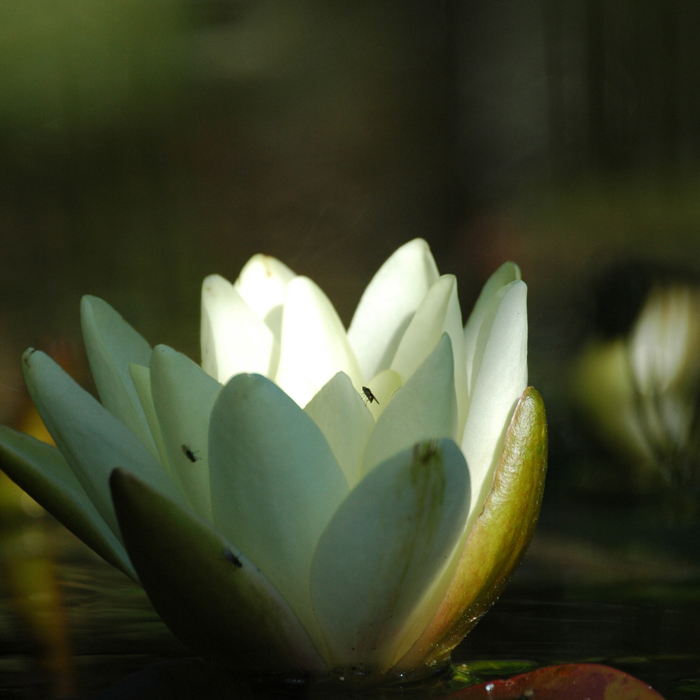
#> input picture pics/lotus.jpg, 700 x 700 px
$ python basicfns.py
#> lines starting #> are read from the running program, lines starting #| are printed output that depends on the picture; after the words box and inside, x2 and y2 are one past the last pixel; in counts of white or black regions, pixels touching at a corner belong together
import cv2 as cv
img=cv.imread('pics/lotus.jpg')
#> img is the input picture: shape (700, 700, 3); mean B, G, R 44.8, 68.7, 63.5
gray=cv.cvtColor(img,cv.COLOR_BGR2GRAY)
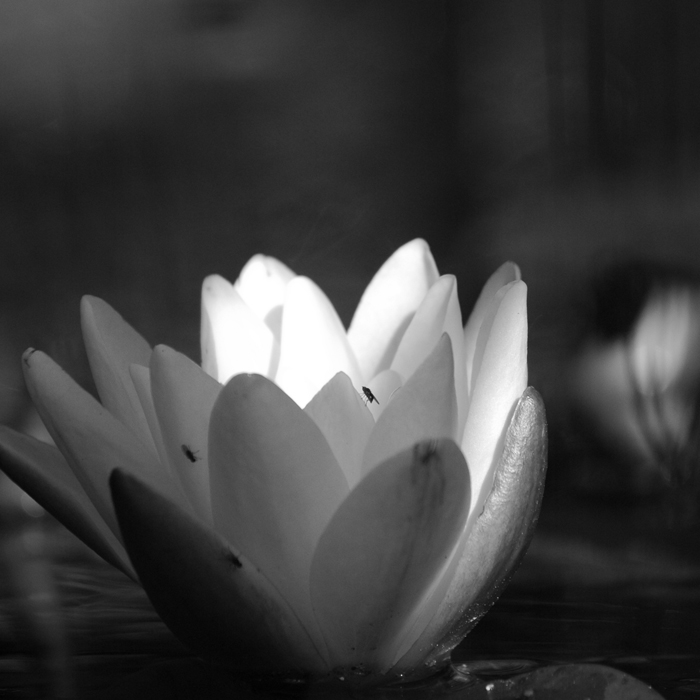
#> gray: shape (700, 700); min 1, max 255, mean 64.5
cv.imshow('img',img)
cv.imshow('gray',gray)
blur=cv.GaussianBlur(img,(9,9),cv.BORDER_DEFAULT)
cv.imshow('blur',blur)
edge=cv.Canny(img,125,175)
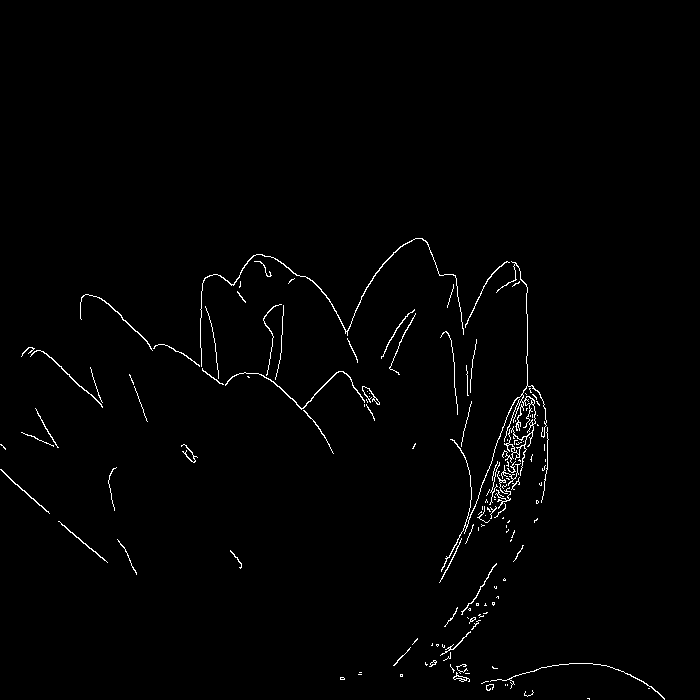
#> edge: shape (700, 700); 1.2% white in thin lines or dots, all inside (x1, y1, x2, y2) = (0, 238, 665, 700)
cv.imshow('edges',edge)
dilate=cv.dilate(edge,(9,9),iterations=3)
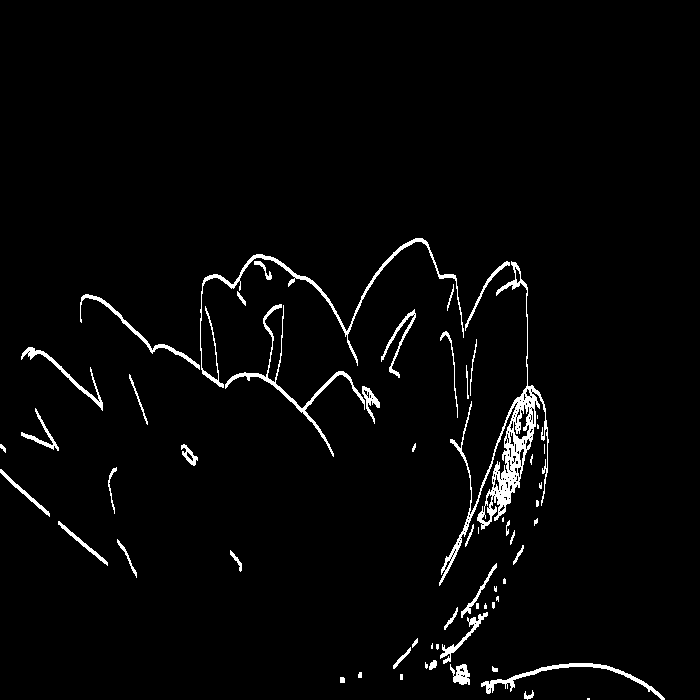
#> dilate: shape (700, 700); 2.7% white; 60 white regions (19 under 20 px), largest, box (x1, y1, x2, y2) and area: (439, 261, 549, 586) 3871, (200, 238, 464, 388) 1762, (225, 304, 365, 457) 1145
cv.imshow('dialet',dilate)
erods=cv.erode(dilate,(9,9),iterations=3)
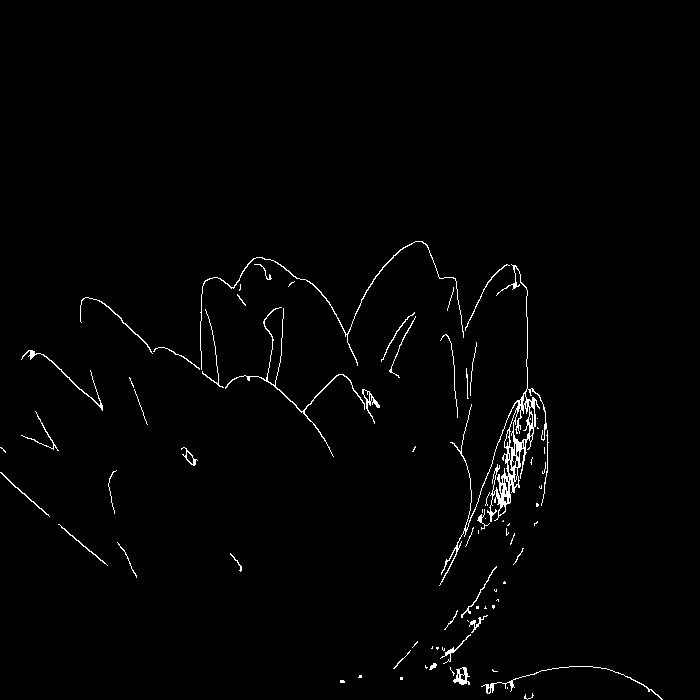
#> erods: shape (700, 700); 1.3% white in thin lines or dots, all inside (x1, y1, x2, y2) = (0, 241, 663, 700)
cv.imshow('erods',erods)
ri=cv.resize(img,(1000,800),interpolation=cv.INTER_CUBIC)
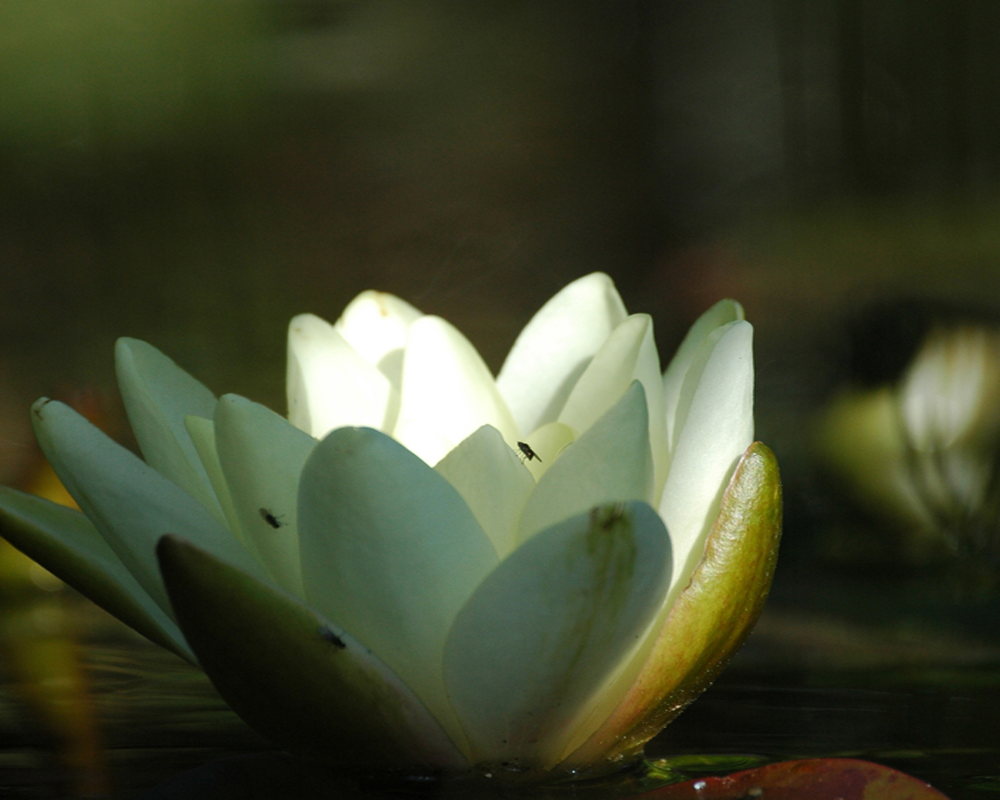
#> ri: shape (800, 1000, 3); mean B, G, R 44.8, 68.7, 63.5
cv.imshow('rsimg',ri)
crop=img[350:550,450:650]
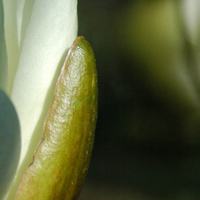
#> crop: shape (200, 200, 3); mean B, G, R 65.2, 101.3, 96.8
cv.imshow('crop',crop)
cv.waitKey(0)
